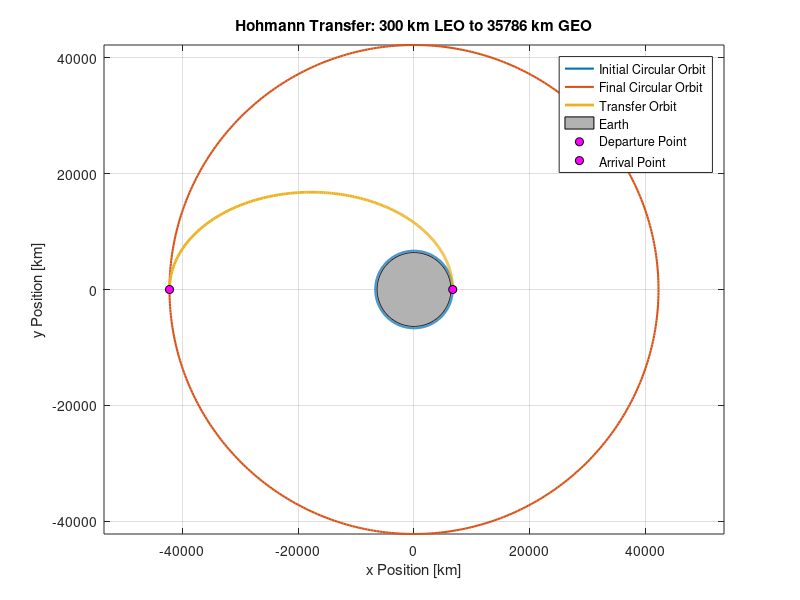

Here is the MATLAB script that generated this plot:
%% Hohmann Transfer Orbit Simulation
% Calculates and visualizes a Hohmann transfer between two circular,
% coplanar Earth orbits.
%
% Assumptions:
% - Two-body orbital mechanics
% - Circular initial and final orbits
% - Coplanar orbits
% - Impulsive (instantaneous) burns
% - Earth is modeled as a spherical central body
% - Atmospheric drag and other perturbations are neglected

clear;
clc;
close all;

%% Constants and Inputs

mu = 398600.4418;      % Earth's gravitational parameter [km^3/s^2]
R_E = 6378.137;        % Earth's mean equatorial radius [km]

% Example case: 300 km LEO to GEO
h1 = 300;              % Initial altitude above Earth [km]
h2 = 35786;            % Final altitude above Earth [km]

% Convert altitude to orbital radius
r1 = R_E + h1;
r2 = R_E + h2;


%% Circular Orbit Velocities

% Velocity of spacecraft in each circular orbit
v1 = sqrt(mu/r1);
v2 = sqrt(mu/r2);


%% Hohmann Transfer Orbit

% Semi-major axis of transfer ellipse
a_transfer = (r1 + r2)/2;

% Eccentricity of transfer ellipse
e_transfer = abs(r2 - r1)/(r1 + r2);

% Velocity on transfer orbit at first burn
v_transfer1 = sqrt(mu*(2/r1 - 1/a_transfer));

% Velocity on transfer orbit at second burn
v_transfer2 = sqrt(mu*(2/r2 - 1/a_transfer));


%% Delta-V Calculations

% First burn: circular orbit to transfer ellipse
deltaV1 = v_transfer1 - v1;

% Second burn: transfer ellipse to final circular orbit
deltaV2 = v2 - v_transfer2;

% Total maneuver delta-v
deltaV_total = abs(deltaV1) + abs(deltaV2);


%% Transfer Time

% A Hohmann transfer takes half of the transfer ellipse's orbital period
transferTime = pi*sqrt(a_transfer^3/mu);

transferTime_min = transferTime/60;
transferTime_hr = transferTime/3600;


%% Display Results

fprintf('\nHOHMANN TRANSFER RESULTS\n');
fprintf('====================================\n');

fprintf('Initial altitude:             %.2f km\n', h1);
fprintf('Final altitude:               %.2f km\n', h2);

fprintf('Initial orbit radius:         %.2f km\n', r1);
fprintf('Final orbit radius:           %.2f km\n', r2);

fprintf('\nTransfer semi-major axis:     %.2f km\n', a_transfer);
fprintf('Transfer eccentricity:        %.4f\n', e_transfer);

fprintf('\nInitial circular velocity:    %.4f km/s\n', v1);
fprintf('Final circular velocity:      %.4f km/s\n', v2);

fprintf('\nDelta-V Burn 1:               %.4f km/s\n', deltaV1);
fprintf('Delta-V Burn 2:               %.4f km/s\n', deltaV2);
fprintf('Total Delta-V:                %.4f km/s\n', deltaV_total);

fprintf('\nTransfer time:                %.2f min\n', transferTime_min);
fprintf('Transfer time:                %.2f hr\n', transferTime_hr);


%% Generate Initial and Final Circular Orbits

theta = linspace(0, 2*pi, 500);

% Initial orbit position
x1 = r1*cos(theta);
y1 = r1*sin(theta);

% Final orbit position
x2 = r2*cos(theta);
y2 = r2*sin(theta);


%% Generate Transfer Orbit

% Hohmann transfer travels through half of the transfer ellipse
theta_transfer = linspace(0, pi, 300);

% Semi-latus rectum
p = a_transfer*(1 - e_transfer^2);

% Radius along transfer ellipse
r_transfer = p ./ (1 + e_transfer*cos(theta_transfer));

% Convert from polar to Cartesian coordinates
x_transfer = r_transfer .* cos(theta_transfer);
y_transfer = r_transfer .* sin(theta_transfer);


%% Generate Earth

theta_E = linspace(0, 2*pi, 300);

x_E = R_E*cos(theta_E);
y_E = R_E*sin(theta_E);


%% Plot Hohmann Transfer

figure;

% Initial circular orbit
plot(x1, y1, 'LineWidth', 1.5);
hold on;

% Final circular orbit
plot(x2, y2, 'LineWidth', 1.5);

% Transfer trajectory
plot(x_transfer, y_transfer, 'LineWidth', 2);

% Earth
fill(x_E, y_E, [0.7 0.7 0.7]);

% Departure and arrival locations
plot(r1, 0, 'ko', 'MarkerFaceColor', 'm');
plot(-r2, 0, 'ko', 'MarkerFaceColor', 'm');

% Plot formatting
axis equal;
grid on;

xlabel('x Position [km]');
ylabel('y Position [km]');

title(sprintf('Hohmann Transfer: %.0f km LEO to %.0f km GEO', ...
    h1, h2));

legend('Initial Circular Orbit','Final Circular Orbit','Transfer Orbit','Earth','Departure Point','Arrival Point','Location', 'best');

hold off;


%% Validation

% Approximate reference values for a 300 km LEO to GEO transfer.
% These values provide a basic check that the calculated results are
% physically reasonable.

expected_dV1 = 2.43;       % [km/s]
expected_dV2 = 1.47;       % [km/s]
expected_time = 5.28;      % [hr]

fprintf('\nVALIDATION CHECK\n');
fprintf('====================================\n');

fprintf('Calculated Burn 1: %.3f km/s | Expected: ~%.2f km/s\n',abs(deltaV1), expected_dV1);

fprintf('Calculated Burn 2: %.3f km/s | Expected: ~%.2f km/s\n', abs(deltaV2), expected_dV2);

fprintf('Calculated Time:   %.3f hr   | Expected: ~%.2f hr\n',transferTime_hr, expected_time);

fprintf('\nSimulation complete.\n');
